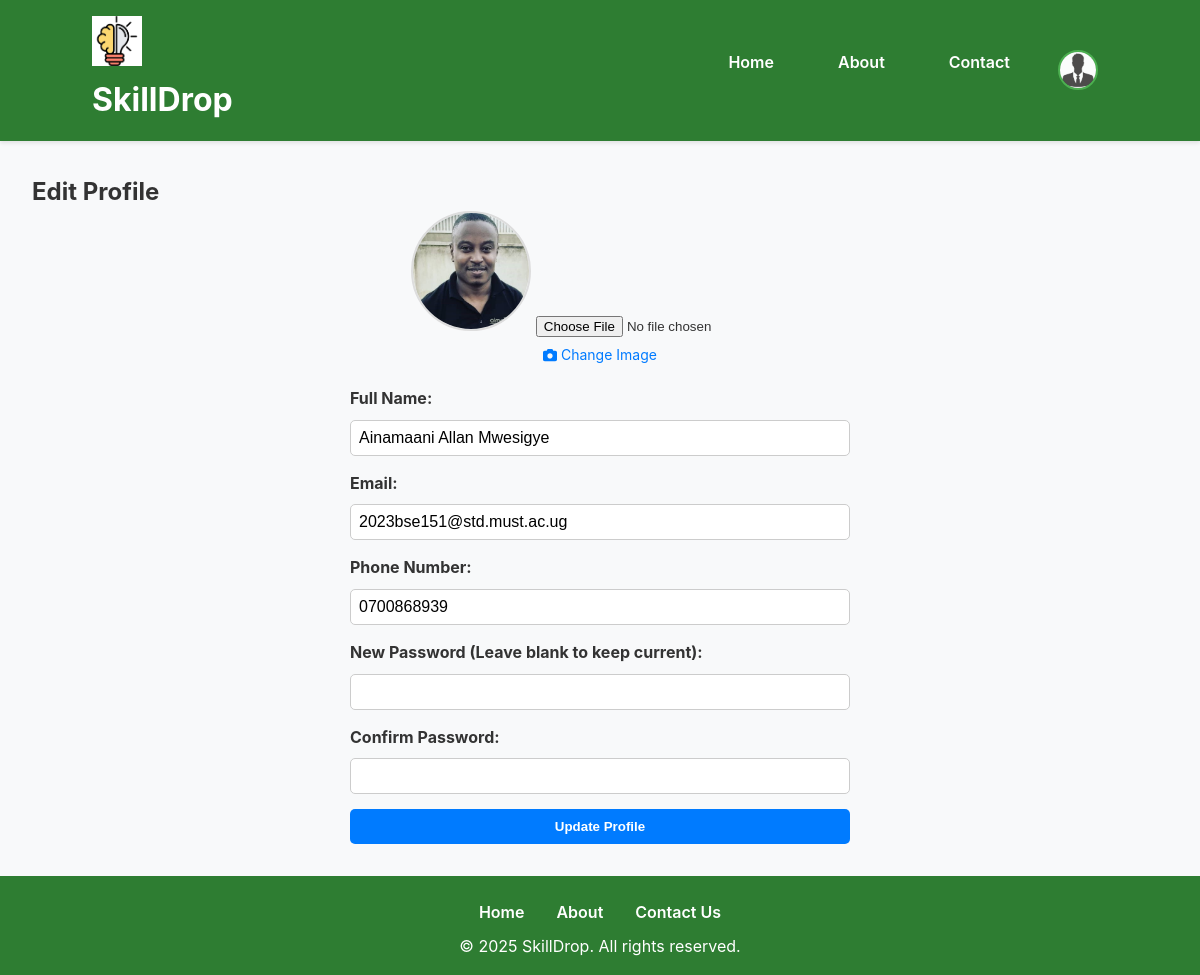
The app's page /admin/edit-profile.php (signed in) with its own data.
### tables this page shows
CREATE TABLE `users` (
  `id` int(11) NOT NULL,
  `full_name` varchar(100) NOT NULL,
  `role` varchar(20) NOT NULL,
  `status` varchar(20) NOT NULL DEFAULT 'pending',
  `email` varchar(100) NOT NULL,
  `phone` varchar(15) DEFAULT NULL,
  `password` varchar(255) NOT NULL,
  `location` varchar(255) DEFAULT NULL,
  `profile_image` varchar(225) DEFAULT NULL,
  `created_at` timestamp NOT NULL DEFAULT current_timestamp()
);

### admin/edit-profile.php (the view, shortened to what this page needs)
<?php
include '../includes/header.php';
include '../includes/db.php';
$user_id = $_SESSION['user_id'];
$stmt = $conn->prepare("SELECT full_name, email, phone, profile_image FROM users WHERE id = ?");
$stmt->bind_param("i", $user_id);
$stmt->execute();
$user = $stmt->get_result()->fetch_assoc();
$profile_image = !empty($user['profile_image']) ? rtrim($base_url, '/') . '/' . ltrim($user['profile_image'], '/') : $base_url . 'uploads/profile_images/default.svg';
?>
<link rel="stylesheet" href="<?php echo $base_url; ?>assets/css/main.css">
<link rel="stylesheet" href="<?php echo $base_url; ?>assets/css/forms.css">
<link rel="stylesheet" href="<?php echo $base_url; ?>assets/css/dashboard.css">
<main class="main container">
    <h2 class="page-title">Edit Profile</h2>
    <form action="edit-profile.php" method="POST" enctype="multipart/form-data" class="form-container">
        <div class="profile-image-section">
            <label class="profile-image-label">
                <img src="<?php echo htmlspecialchars($profile_image); ?>" alt="Profile Image" class="profile-pic" id="profilePreview">
                <input type="file" name="profile_image" id="profileImageInput" accept="image/*">
                <span class="upload-text"><i class="fas fa-camera"></i> Change Image</span>
            </label>
        </div>
        <div class="form-group">
            <label for="full_name" class="form-label">Full Name:</label>
            <input type="text" name="full_name" id="full_name" class="form-input" value="<?php echo htmlspecialchars($user['full_name']); ?>" required>
        </div>
        <div class="form-group">
            <label for="email" class="form-label">Email:</label>
            <input type="email" name="email" id="email" class="form-input" value="<?php echo htmlspecialchars($user['email']); ?>" required>
        </div>
        <div class="form-group">
            <label for="phone" class="form-label">Phone Number:</label>
            <input type="text" name="phone" id="phone" class="form-input" value="<?php echo htmlspecialchars($user['phone']); ?>" required>
        </div>
        <div class="form-group">
            <label for="password" class="form-label">New Password (Leave blank to keep current):</label>
            <input type="password" name="password" id="password" class="form-input">
        </div>
        <div class="form-group">
            <label for="confirm_password" class="form-label">Confirm Password:</label>
            <input type="password" name="confirm_password" id="confirm_password" class="form-input">
        </div>
        <button type="submit" class="button primary">Update Profile</button>
    </form>
</main>
<?php include '../includes/footer.php'; ?>

### assets/css/main.css (style rules this page uses)
* { margin: 0; padding: 0; box-sizing: border-box; }
:root { --primary: #2E7D32; --primary-dark: #1B5E20; --primary-light: #4CAF50; --secondary: #1976D2; --background: #f8f9fa; --surface: #ffffff; --text: #333333; --text-light: #ffffff; --error: #dc3545; --success: #28a745; --gray-100: #f8f9fa; --gray-200: #e9ecef; --gray-300: #dee2e6; --star-color: #ffc107; --shadow: 0 2px 4px rgba(0, 0, 0, 0.1); --radius: 8px; }
body { font-family: 'Inter', system-ui, -apple-system, sans-serif; line-height: 1.6; color: var(--text); background-color: var(--background); min-height: 100vh; display: flex; flex-direction: column; }
.container { width: 90%; max-width: 1200px; margin: 0 auto; padding: 0 1rem; }
.button { padding: 1rem 1.5rem; text-decoration: none; font-weight: 600; border-radius: var(--radius); display: inline-block; text-align: center; }
.button { display: inline-block; padding: 8px 15px; text-decoration: none; border-radius: 5px; }

### assets/css/forms.css (style rules this page uses)
.form-group { margin-bottom: 1.5rem; }
.form-label { display: block; margin-bottom: 0.5rem; font-weight: 500; color: var(--text); }
.form-input { width: 100%; padding: 0.75rem; border: 2px solid var(--gray-200); border-radius: var(--radius); font-size: 1rem; transition: border-color 0.3s ease; }
.form-group { margin-bottom: 1rem; }
.form-label { font-weight: bold; }
.form-input { width: 100%; padding: 0.5rem; border: 1px solid var(--gray-300); border-radius: var(--radius); }

### assets/css/dashboard.css (style rules this page uses)
.main { flex: 1; padding: 2rem; max-width: 1200px; margin: 0 auto; width: 100%; }
.button { display: inline-block; padding: 0.75rem 1.5rem; border: none; border-radius: var(--radius); font-weight: bold; cursor: pointer; transition: background-color 0.3s ease; text-align: center; }
.button.primary { background-color: var(--primary); color: var(--text-light); }
.button { display: inline-block; padding: 0.5rem 1rem; border: none; border-radius: var(--radius); font-weight: bold; cursor: pointer; transition: background-color 0.3s ease; text-align: center; }
.profile-image-section { display: flex; justify-content: center; align-items: center; flex-direction: column; margin-bottom: 20px; }
.profile-image-label { position: relative; display: inline-block; cursor: pointer; }
.profile-pic { width: 120px; height: 120px; border-radius: 50%; object-fit: cover; border: 2px solid #ddd; }
.upload-text { display: block; text-align: center; color: #007bff; font-size: 14px; margin-top: 5px; cursor: pointer; }
.form-container { max-width: 500px; margin: 0 auto; }
.form-group { margin-bottom: 15px; }
.form-label { font-weight: bold; }
.form-input { width: 100%; padding: 8px; border-radius: 5px; border: 1px solid #ccc; }
.button.primary { width: 100%; padding: 10px; background-color: #007bff; color: white; border: none; border-radius: 5px; cursor: pointer; }
.button { display: inline-block; padding: 10px 15px; border-radius: 5px; text-decoration: none; font-weight: bold; text-align: center; }

### records on screen
users: profile_image (picture), full_name "Ainamaani Allan Mwesigye", email "2023bse151@std.must.ac.ug", phone "0700868939"
